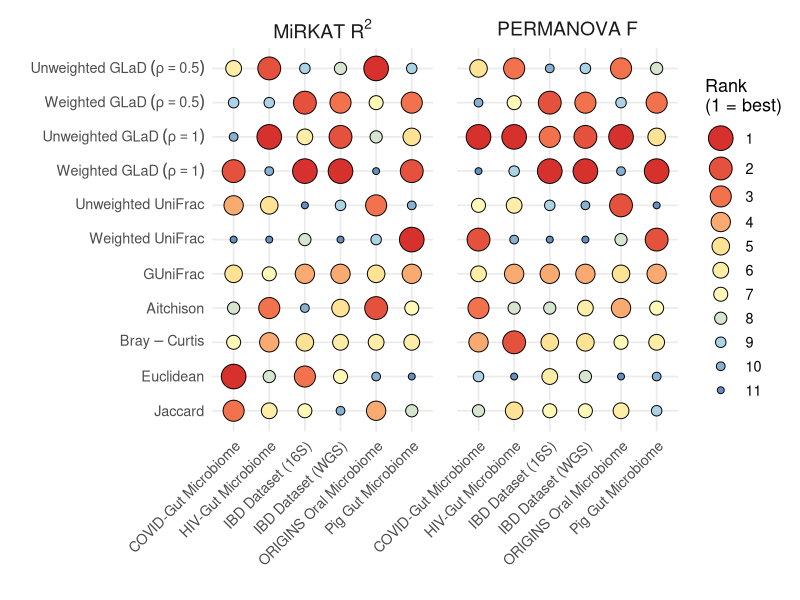
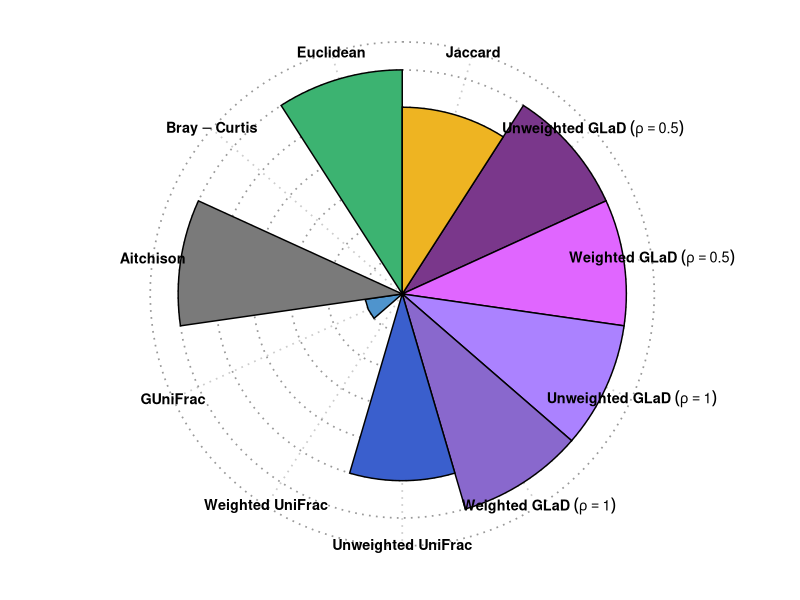
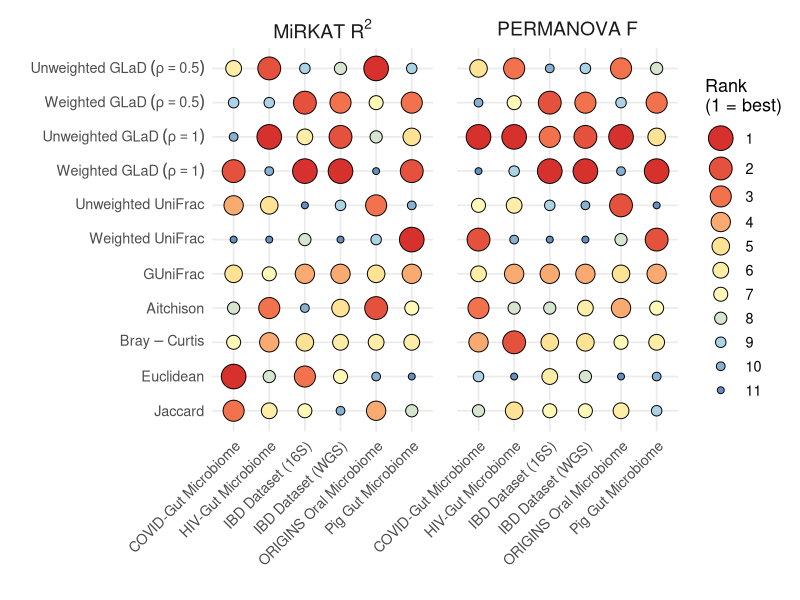
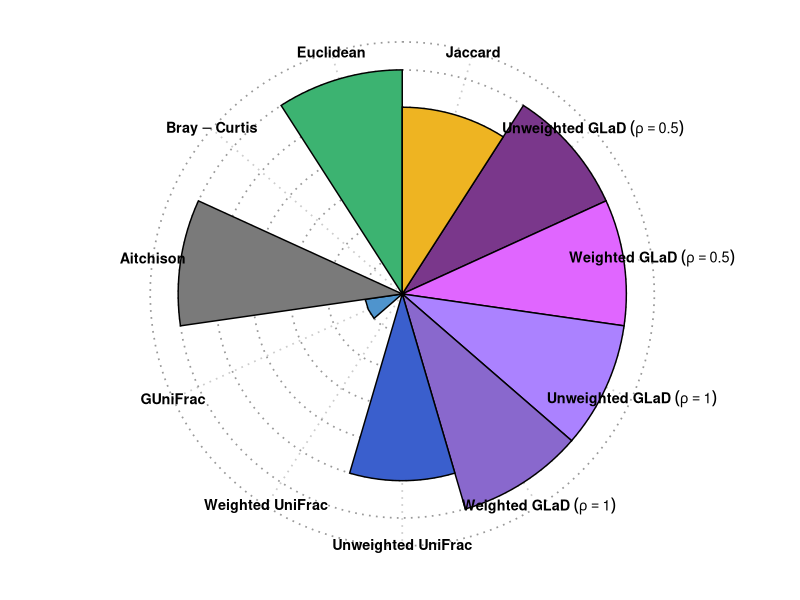

Write R code to recreate these figures, in order.
# ── libraries ────────────────────────────────────────────────────────────────
library(ggplot2)
library(dplyr)
library(tidyr)
library(scales)      # for label_parse()

# ── read data ────────────────────────────────────────────────────────────────
result <- read.csv("CaseStudyResult/filtered_CaseStudyResult.csv")

# ── helper vectors ───────────────────────────────────────────────────────────

# 1. exact method order required on the y‑axis
ordered_methods <- c(
  "GLaD_0.5_unweighted", "GLaD_0.5_weighted",
  "GLaD_1_unweighted",   "GLaD_1_weighted",
  "unifrac_unweighted",  "unifrac_weighted_phyloseq",
  "GUniFrac", "aitchison", "bray", "euclidean", "jaccard"
)

# LaTeX‑like labels (no bold so `label_parse()` works out‑of‑box)
method_latex_labels <- c(
  "GLaD_0.5_unweighted"        = "Unweighted~GLaD~(rho==0.5)",
  "GLaD_0.5_weighted"          = "Weighted~GLaD~(rho==0.5)",
  "GLaD_1_unweighted"          = "Unweighted~GLaD~(rho==1)",
  "GLaD_1_weighted"            = "Weighted~GLaD~(rho==1)",
  "unifrac_unweighted"         = "Unweighted~UniFrac",
  "unifrac_weighted_phyloseq"  = "Weighted~UniFrac",
  "GUniFrac"                   = "GUniFrac",
  "aitchison"                  = "Aitchison",
  "bray"                       = "Bray-Curtis",
  "euclidean"                  = "Euclidean",
  "jaccard"                    = "Jaccard"
)

# dataset labels for the x‑axis
dataset_labels <- c(
  "Concordance_oral_16S" = "ORIGINS Oral Microbiome",
  "covid"                = "COVID-Gut Microbiome",
  "HIV_gut"              = "HIV-Gut Microbiome",
  "IBD_16s"              = "IBD Dataset (16S)",
  "IBD_wgs"              = "IBD Dataset (WGS)",
  "Pig_gut"              = "Pig Gut Microbiome"
)

# ── wrangle & rank ───────────────────────────────────────────────────────────
plot_df <- result %>%
  rename(
    Dataset     = source,
    Method      = Dissimilarity,
    PERMANOVA_F = pseudo_F,
    MiRKAT_R2   = MiRKAT_Rsquared
  ) %>%
  filter(Method %in% ordered_methods) %>%
  mutate(Method = factor(Method, levels = ordered_methods)) %>%     # strict order
  group_by(Dataset) %>%
  mutate(
    F_rank  = rank(-PERMANOVA_F),   # larger F  ⇒ better (rank 1)
    R2_rank = rank(-MiRKAT_R2)      # larger R² ⇒ better
  ) %>%
  pivot_longer(c(F_rank, R2_rank),
               names_to  = "Metric",
               values_to = "Rank") %>%
  ungroup() %>%
  mutate(
    Metric        = recode(Metric,
                           F_rank  = "PERMANOVA~F",
                           R2_rank = "MiRKAT~R^2"),
    Dataset_label = recode(Dataset, !!!dataset_labels),
    Method_latex  = recode(as.character(Method), !!!method_latex_labels),
    Method_latex  = factor(Method_latex,                        # keep y‑axis order
                           levels = method_latex_labels[ordered_methods]),
    Rank_f        = factor(Rank, levels = sort(unique(Rank)))   # ordered factor
  )

# ── palette & size: same length as #ranks ────────────────────────────────────
n_ranks   <- nlevels(plot_df$Rank_f)                        # e.g. 11
rank_pal  <- colorRampPalette(c("#d7312d", "#f2724d","#fee395", "#fef9b7","#acd2e5", "#6090c1"))(n_ranks)
size_vals <- rescale(rev(seq_len(n_ranks)), to = c(2, 8))   # rank 1 = largest

# ── plot ─────────────────────────────────────────────────────────────────────
p <- ggplot(plot_df,
            aes(x    = Dataset_label,
                y    = Method_latex,
                fill = Rank_f,
                size = Rank_f)) +
  geom_point(shape = 21, colour = "black") +
  facet_wrap(~ Metric, scales = "free_x", labeller = label_parsed) +
  scale_fill_manual(values = rank_pal,
                    name   = "Rank\n(1 = best)") +
  scale_size_manual(values = size_vals,
                    name   = "Rank\n(1 = best)") +
  guides(
    fill = guide_legend(
      override.aes = list(size   = size_vals,
                          shape  = 21,
                          colour = "black")),
    size = "none"
  ) +
  scale_y_discrete(
    limits = rev(levels(plot_df$Method_latex)),   # ← reverse the order
    labels = label_parse()
  ) +
  theme_minimal(base_size = 13) +
  theme(
    axis.text.x   = element_text(angle = 45, hjust = 1),
    panel.spacing = unit(1.2, "lines"),
    strip.text    = element_text(size = 14)
  ) +
  labs(x = "", y = "")

print(p)

ggsave("CaseStudyResult/bubble_plot.png", plot = p, width = 10, height = 6, dpi = 1000)


########################################## Radar plot #########################################

# ── packages ───────────────────────────────────────────────────────────────────
library(ggplot2)
library(dplyr)

# ── ordering, labels, colours ──────────────────────────────────────────────────
ordered_methods <- c(
  "jaccard",
  "GLaD_0.5_unweighted", "GLaD_0.5_weighted",
  "GLaD_1_unweighted",   "GLaD_1_weighted",
  "unifrac_unweighted",  "unifrac_weighted_phyloseq",
  "GUniFrac", "aitchison", "bray", "euclidean"
)

method_latex_labels <- c(
  "GLaD_0.5_unweighted"      = "bold(Unweighted~GLaD~(rho==0.5))",
  "GLaD_0.5_weighted"        = "bold(Weighted~GLaD~(rho==0.5))",
  "GLaD_1_unweighted"        = "bold(Unweighted~GLaD~(rho==1))",
  "GLaD_1_weighted"          = "bold(Weighted~GLaD~(rho==1))",
  "unifrac_unweighted"       = "bold(Unweighted~UniFrac)",
  "unifrac_weighted_phyloseq"= "bold(Weighted~UniFrac)",
  "GUniFrac"                 = "bold(GUniFrac)",
  "aitchison"                = "bold(Aitchison)",
  "bray"                     = "bold(Bray-Curtis)",
  "euclidean"                = "bold(Euclidean)",
  "jaccard"                  = "bold(Jaccard)"
)

method_colors <- c(
  "GLaD_0.5_unweighted"      = "mediumorchid4",
  "GLaD_0.5_weighted"        = "mediumorchid1",
  "GLaD_1_unweighted"        = "mediumpurple1",
  "GLaD_1_weighted"          = "mediumpurple3",
  "unifrac_unweighted"       = "royalblue3",
  "unifrac_weighted_phyloseq"= "steelblue1",
  "GUniFrac"                 = "steelblue3",
  "aitchison"                = "gray48",
  "bray"                     = "coral3",
  "euclidean"                = "mediumseagreen",
  "jaccard"                  = "goldenrod2"
)

# ── build summary table ────────────────────────────────────────────────────────
fni_summary <- result %>%
  filter(Dissimilarity %in% ordered_methods) %>%
  mutate(IsEuclideanC = if_else(IsEuclidean == "YES", 1, 0)) %>%
  group_by(Dissimilarity) %>%
  summarise(FNI_zero_count = sum(IsEuclideanC), .groups = "drop") %>%
  mutate(method = factor(Dissimilarity, levels = ordered_methods))

# helper: parse labels on demand
label_fun <- function(x) parse(text = method_latex_labels[x])

# ── plot ───────────────────────────────────────────────────────────────────────
r <- ggplot(fni_summary,
            aes(x = method, y = FNI_zero_count, fill = method)) +
  geom_bar(stat = "identity", width = 1, colour = "black", show.legend = FALSE) +
  coord_polar(start = 0, clip = "off") +                    # don’t clip labels
  scale_fill_manual(values = method_colors) +
  scale_y_continuous(breaks = pretty(fni_summary$FNI_zero_count)) +
  scale_x_discrete(labels = label_fun) +                    # parse LaTeX‑style
  theme_minimal(base_size = 13) +
  theme(
    axis.title      = element_blank(),
    axis.text.y     = element_blank(),
    axis.text.x = element_text(hjust = 1, vjust = 1, colour = "black"),
    panel.grid      = element_line(colour = "grey80", linetype = "dotted"),
    panel.grid.major.y = element_line(colour = "grey60"),
    plot.title      = element_text(hjust = 0.5, face = "bold"),
    plot.margin     = margin(t = 10, r = 40, b = 10, l = 40) # extra room
  ) 

print(r)
ggsave("CaseStudyResult/radar_plot.png", plot = r, width = 9, height = 6, dpi = 1000)
